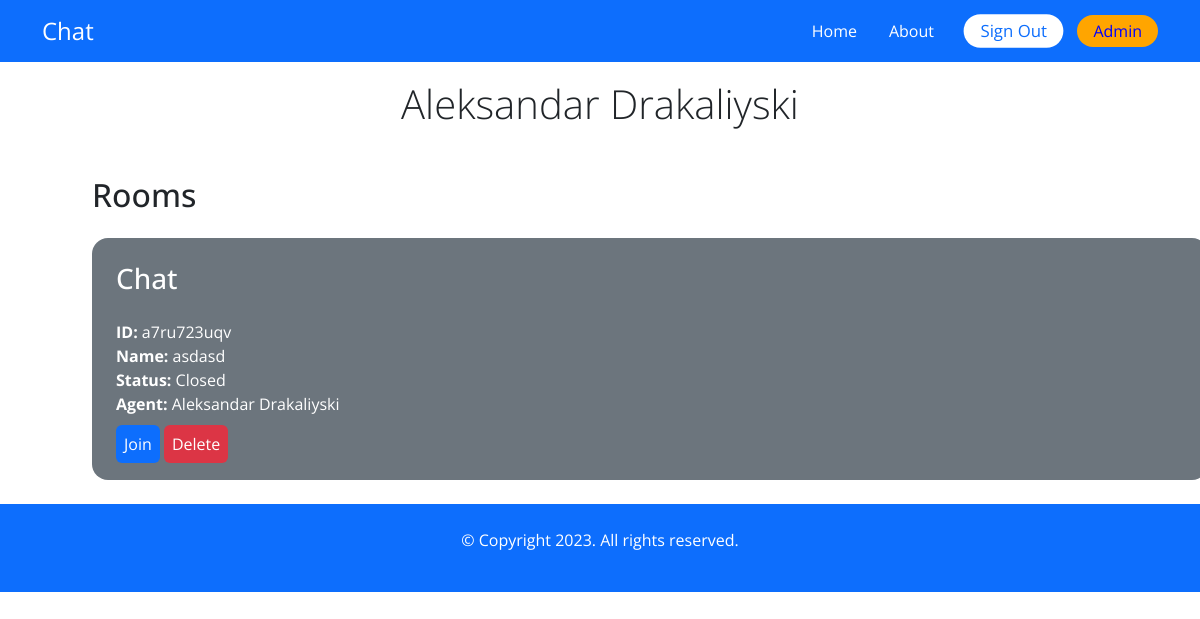
Before: /chat-admin/user/4d2b93aa-9f94-4008-8d4d-f8e64582d31b/ (signed in) with the older database file.
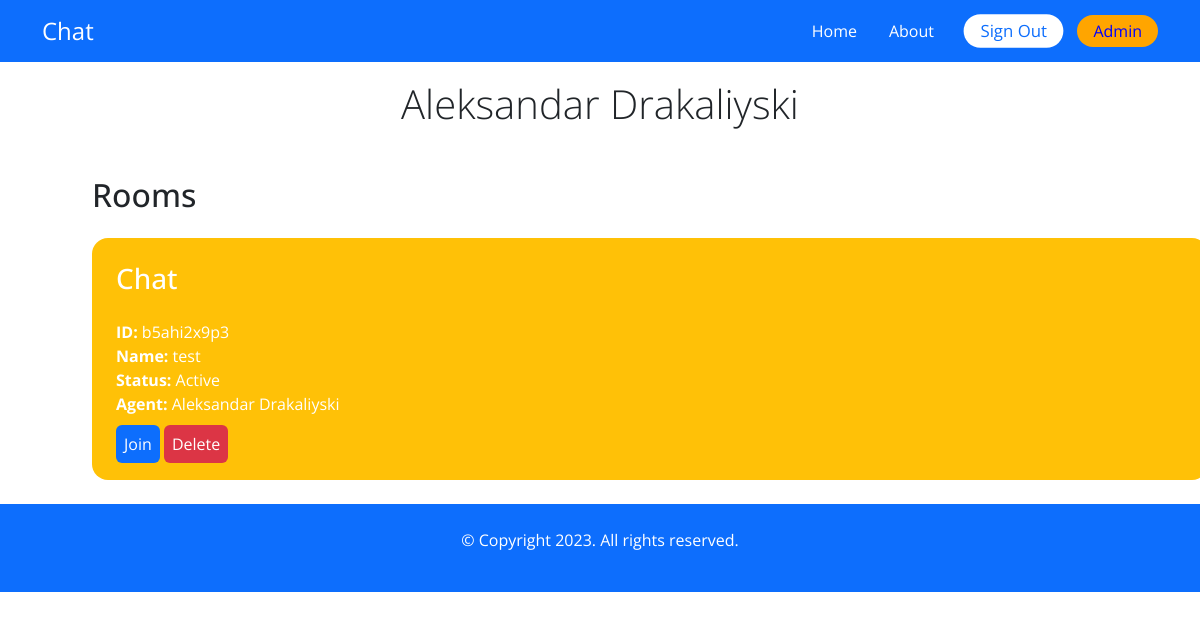
After: the same page with the newer database file.
### chat/models.py (models this page shows, shortened)
class Room(models.Model):
    WAITING = 'waiting'
    ACTIVE = 'active'
    CLOSED = 'closed'
    CHOICES_STATUS = (
        (WAITING, 'Waiting'),
        (ACTIVE, 'Active'),
        (CLOSED, 'Closed'),
    )
    room_id = models.CharField(max_length=255)
    client = models.CharField(max_length=255)
    agent = models.ForeignKey(User, related_name='rooms', blank=True, null=True, on_delete=models.SET_NULL)
    messages = models.ManyToManyField(Message, blank=True)
    url = models.CharField(max_length=255, blank=True, null=True)
    status = models.CharField(max_length=7, choices=CHOICES_STATUS, default=WAITING)
    created_at = models.DateTimeField(auto_now_add=True)
    class Meta:
        ordering = ('-created_at',)

### account/models.py (models this page shows)
class User(AbstractBaseUser, PermissionsMixin):
    AGENT = 'agent'
    MANAGER = 'manager'
    ROLES_CHOICES = (
        (AGENT, 'Agent'),
        (MANAGER, 'Manager'),
    )
    id = models.UUIDField(primary_key=True, default=uuid.uuid4, editable=False)
    email = models.EmailField(unique=True)
    name = models.CharField(max_length=255, blank=True, default='')
    role = models.CharField(max_length=20, choices=ROLES_CHOICES, default=AGENT)
    is_active = models.BooleanField(default=True)
    is_superuser = models.BooleanField(default=False)
    is_staff = models.BooleanField(default=False)
    date_joined = models.DateTimeField(default=timezone.now)
    last_login = models.DateTimeField(blank=True, null=True)
    objects = CustomUserManager()
    USERNAME_FIELD = 'email'
    EMAIL_FIELD = 'email'
    REQUIRED_FIELDS = ['name']

### chat/views.py (the view)
# urls.py: path('chat-admin/user/<uuid:id>/', views.user_detail, name='user_detail'),
@login_required
def user_detail(request, id):
    user = User.objects.get(pk=id)
    rooms = user.rooms.all()
    context = {
        'user':user,
        'rooms': rooms,
    }
    return render(request, 'chat/user_detail.html', context=context)

### chat/templates/chat/user_detail.html
{% extends 'core/base.html' %}
{% block content %}
    <h1>{{user.name}}</h1>
    <div class="container ml-auto chat-admin">
        <div class="mt-5">
            <h2 class="mb-4">Rooms</h2>
            {% include 'chat/partials/room_list.html' %}
        </div>
    </div>
{% endblock %}

### chat/templates/chat/partials/room_list.html
{% for room in rooms %}
        <div class="p-4 rounded-4 text-white mb-4
        {% if room.status == 'waiting' %}bg-success
        {% elif room.status == 'active' %}bg-warning
        {% else %}bg-secondary
        {% endif %}">
            <h3 class="mb-4 text-lg">Chat</h3>
            <p>
                <b>ID: </b> {{room.room_id}} <br>
                <b>Name: </b> {{room.client}} <br>
                <b>Status: </b> {{room.get_status_display}} <br>
                <b>Agent: </b> {% firstof room.agent.name 'None yet...'%} <br>
            </p>
            <a href="{% url 'chat:room' room.room_id %}" class="mt-4 rounded-2 bg-primary p-2 text-white">Join</a>
            <a href="{% url 'chat:delete_room' room.room_id %}" class="mt-4 rounded-2 bg-danger p-2 text-white">Delete</a>
        </div>
        {% endfor %}

Changed rows visible on the page:
removed Room: room_id "a7ru723uqv", client "asdasd", status "Closed", agent.name "Aleksandar Drakaliyski"
added Room: room_id "b5ahi2x9p3", client "test", status "Active", agent.name "Aleksandar Drakaliyski"
